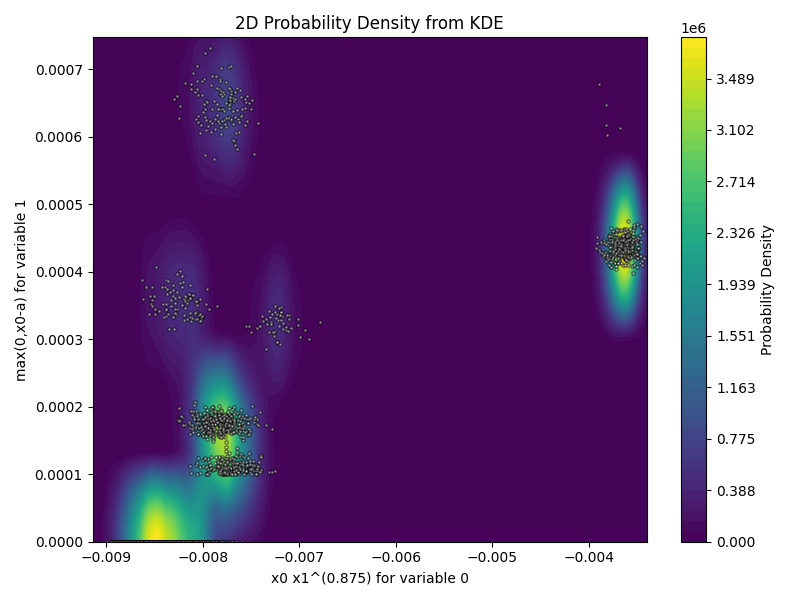

Recreate this plot in Python.
# script to plot joint/2D histograms between pairs of for all coefficients from the result of eindy.py

import numpy as np
import matplotlib.pyplot as plt
import pickle

# import pickle file as inputed name
file_path = input("What is the .pkl file path?")

# load coefficient samples from E-SINDy
with open(file_path, "rb") as f:
    bootstraps, features = pickle.load(f)
# transpose so we can loop through each coefficient
bootstraps = np.transpose(bootstraps, (1, 2, 0))

# use Gaussian KDE to estimate the probablity density and use this for plotting

from sklearn.neighbors import KernelDensity

# plot joint distribution for user-provided variables and coefficients
print("For reference, here are the feature names:", features)
i = int(input("First variable?"))  # query for first variable
j_i = int(input("The coefficient for which term?"))
k = int(input("Second variable?"))  # query for second variable
j_k = int(input("The coefficient for which term?"))

# get data
data_i = bootstraps[i, j_i]  # get distribution for coefficient j_i for variable i
data_k = bootstraps[k, j_k]  # get distribution for coefficient j_k for variable k
data = np.vstack((data_i, data_k)).T  # combine distributions to now train KDE

# get custom bandwidth
# Compute standard deviation for each dimension (or overall if using a scalar measure)
std_devs = np.std(data, axis=0)

# Scott's Rule for multivariate data: bandwidth factor = n^{-1/(d+4)}
scott_factor = bootstraps.shape[2] ** (-1 / (bootstraps.shape[0] + 4))
# average bandwidth across each dimension
scott_bandwidth = np.mean(std_devs) * scott_factor

adjustment_factor = (
    0.5  # decrease value for more jagged density, increase for smoother density
)
kde = KernelDensity(
    kernel="epanechnikov", bandwidth=scott_bandwidth * adjustment_factor
)  # define KDE
kde.fit(data)  # fit KDE

# get bounds for grid
x_min, x_max = data[:, 0].min(), data[:, 0].max()
y_min, y_max = data[:, 1].min(), data[:, 1].max()
# create a higher resolution grid
grid_resolution = 200
X, Y = np.mgrid[
    x_min : x_max : grid_resolution * 1j, y_min : y_max : grid_resolution * 1j
]
grid_coords = np.vstack([X.ravel(), Y.ravel()]).T

# evaluate kernel density on the grid
# score_samples method the log-density; exponentiate to get density values
Z = np.exp(kde.score_samples(grid_coords))
Z = Z.reshape(X.shape)

# Determine contour levels: using np.linspace for even spacing
num_levels = 50  # Adjust this value as needed
levels = np.linspace(Z.min(), Z.max(), num_levels)

from matplotlib.colors import LogNorm

# plot the results
plt.figure(figsize=(8, 6))
# Use contourf to fill contours of the density function
plt.contourf(X, Y, Z, levels=levels, cmap="viridis")
plt.colorbar(label="Probability Density")
plt.scatter(
    data[:, 0], data[:, 1], s=5, facecolor="white", edgecolor="black", alpha=0.5
)
plt.title("2D Probability Density from KDE")
plt.xlabel(str(features[j_i]) + " for variable " + str(i))
plt.ylabel(str(features[j_k]) + " for variable " + str(k))
plt.tight_layout()

# Save the plot to a file
output_filename = (
    file_path.removesuffix("_esindy.pkl")
    + "/E-SINDy/2Dhistogram"
    + str(i)
    + "feature"
    + str(j_i)
    + "and"
    + str(k)
    + "feature"
    + str(j_k)
    + ".pdf"
)
plt.savefig(output_filename)
plt.savefig("Kessler_joint_hist.pdf")
plt.close()
